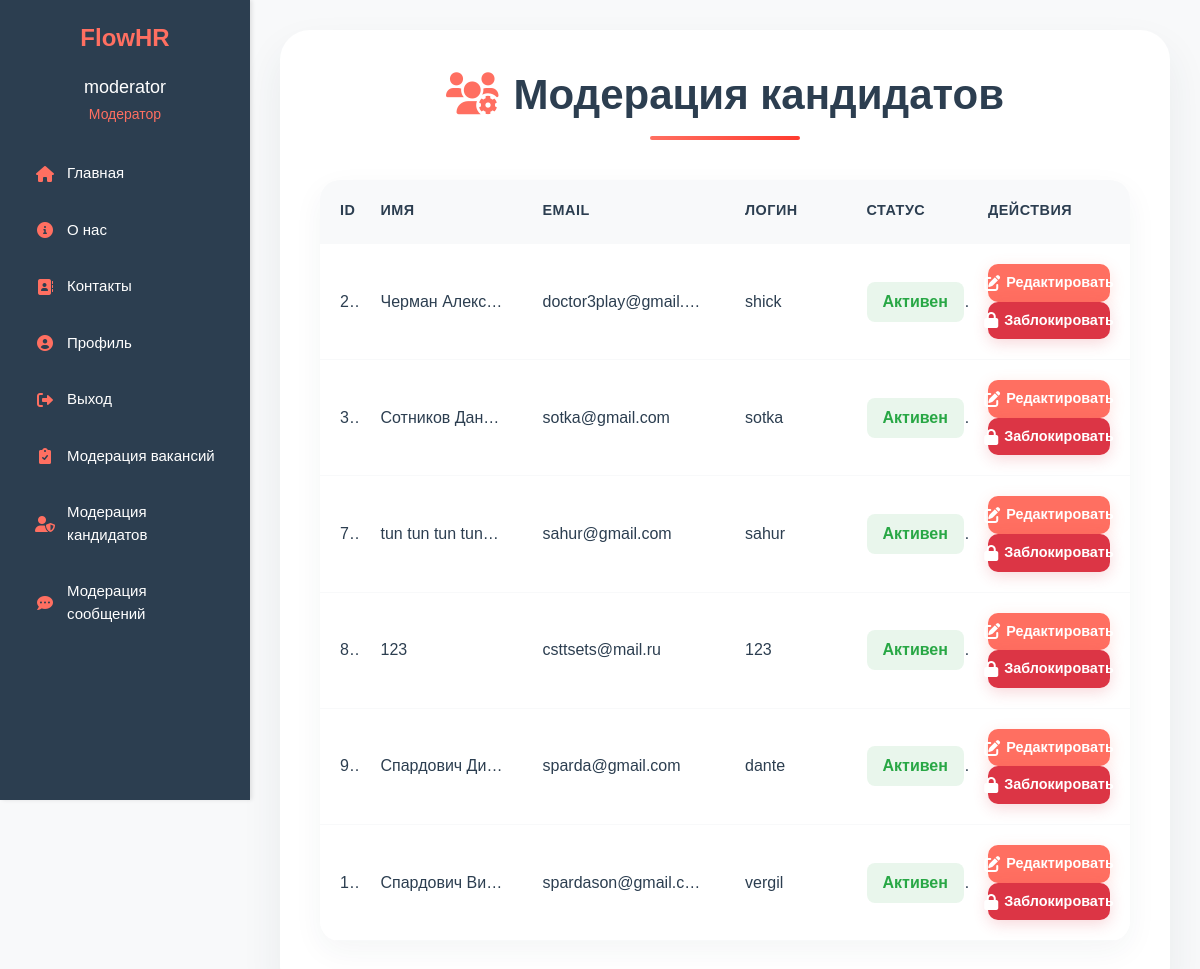
/AModerator/moderate_candidates.php (signed in), run on the app's committed database.
### tables this page shows
CREATE TABLE `users` (
  `id` int NOT NULL,
  `name` varchar(255) NOT NULL,
  `email` varchar(255) NOT NULL,
  `login` varchar(100) NOT NULL,
  `password` varchar(255) NOT NULL,
  `role` enum('HR','candidate','admin','moderator') NOT NULL,
  `created_at` timestamp NULL DEFAULT CURRENT_TIMESTAMP,
  `avatar` varchar(255) DEFAULT 'default_avatar.png',
  `is_blocked` tinyint(1) DEFAULT '0',
  `blocked_until` timestamp NULL DEFAULT NULL,
  `age` int DEFAULT NULL,
  `phone` varchar(20) DEFAULT NULL,
  `city` varchar(100) DEFAULT NULL,
  `profile_completion` int DEFAULT '0'
);

### AModerator/moderate_candidates.php (the view, shortened to what this page needs)
<?php
require '../includes/config.php';
$candidates_query = "SELECT id, name, email, login, is_blocked, blocked_until FROM users WHERE role = 'candidate'";
$candidates_result = $pdo->query($candidates_query);
$candidates = $candidates_result->fetchAll();
?>
<!DOCTYPE html>
<html lang="ru">
<head>
    <link rel="stylesheet" href="https://cdn.jsdelivr.net/npm/bootstrap@5.3.0/dist/css/bootstrap.min.css">
    <link rel="stylesheet" href="https://cdnjs.cloudflare.com/ajax/libs/font-awesome/6.0.0/css/all.min.css">
</head>
<body>
    <?php include '../includes/header.php'; ?>
    <div class="container">
        <h1><i class="fas fa-users-cog"></i>Модерация кандидатов</h1>
        <table class="table">
            <thead>
                <tr>
                    <th>ID</th>
                    <th>Имя</th>
                    <th>Email</th>
                    <th>Логин</th>
                    <th>Статус</th>
                    <th>Действия</th>
                </tr>
            </thead>
            <tbody>
                <?php foreach ($candidates as $candidate): ?>
                    <tr>
                        <td><?= htmlspecialchars($candidate['id']) ?></td>
                        <td><?= htmlspecialchars($candidate['name']) ?></td>
                        <td><?= htmlspecialchars($candidate['email']) ?></td>
                        <td><?= htmlspecialchars($candidate['login']) ?></td>
                        <td>
                            <?php if ($candidate['is_blocked']): ?>
                                <span class="text-danger">Заблокирован до <?= htmlspecialchars($candidate['blocked_until']) ?></span>
                            <?php else: ?>
                                <span class="text-success">Активен</span>
                            <?php endif; ?>
                        </td>
                        <td>
                            <div class="d-flex flex-wrap">
                                <button class="btn-action" data-bs-toggle="modal" data-bs-target="#editCandidateModal" data-candidate-id="<?= $candidate['id'] ?>" data-candidate-name="<?= htmlspecialchars($candidate['name']) ?>" data-candidate-email="<?= htmlspecialchars($candidate['email']) ?>">
                                    <i class="fas fa-edit"></i> Редактировать
                                </button>
                                <?php if ($candidate['is_blocked']): ?>
                                    <button class="btn-action btn-unblock" data-bs-toggle="modal" data-bs-target="#unblockCandidateModal" data-candidate-id="<?= $candidate['id'] ?>">
                                        <i class="fas fa-unlock"></i> Разблокировать
                                    </button>
                                <?php else: ?>
                                    <button class="btn-action btn-block" data-bs-toggle="modal" data-bs-target="#blockCandidateModal" data-candidate-id="<?= $candidate['id'] ?>">
                                        <i class="fas fa-lock"></i> Заблокировать
                                    </button>
                                <?php endif; ?>
                            </div>
                        </td>
                    </tr>
                <?php endforeach; ?>
            </tbody>
        </table>
    </div>
</body>
</html>

### AModerator/moderate_candidates.php (style rules this page uses)
body { font-family: 'Arial', sans-serif; background: #F8F9FA; color: #2C3E50; padding: 30px; margin-left: 250px; min-height: 100vh; }
.container { max-width: 1400px; margin: 0 auto; padding: 40px; background: #FFFFFF; border-radius: 30px; box-shadow: 0 20px 40px rgba(44, 62, 80, 0.08); animation: fadeIn 0.5s ease; }
h1 { color: #2C3E50; text-align: center; margin: 0 0 40px; font-size: 42px; font-weight: 800; position: relative; padding-bottom: 20px; animation: slideDown 0.5s ease; }
h1:after { content: ''; position: absolute; bottom: 0; left: 50%; transform: translateX(-50%); width: 150px; height: 4px; background: linear-gradient(90deg, #FF6F61, #FF3B2F); border-radius: 2px; }
h1 i { margin-right: 15px; color: #FF6F61; animation: rotateIn 0.5s ease; }
.table { background: #FFFFFF; border-radius: 20px; box-shadow: 0 10px 30px rgba(44, 62, 80, 0.05); border: none; overflow: hidden; margin-top: 20px; width: 100%; table-layout: fixed; }
.table th { background: #F8F9FA; color: #2C3E50; font-weight: 600; text-transform: uppercase; font-size: 0.9rem; letter-spacing: 0.5px; padding: 20px; border-bottom: 2px solid #F8F9FA; white-space: nowrap; }
.table th:nth-child(1) { width: 5%; }
.table th:nth-child(2) { width: 20%; }
.table th:nth-child(3) { width: 25%; }
.table th:nth-child(4) { width: 15%; }
.table th:nth-child(5) { width: 15%; }
.table th:nth-child(6) { width: 20%; }
.table td { padding: 20px; vertical-align: middle; border-bottom: 1px solid #F8F9FA; transition: all 0.3s ease; color: #2C3E50; overflow: hidden; text-overflow: ellipsis; white-space: nowrap; }
.table td:last-child { white-space: normal; }
.text-success { color: #28a745 !important; font-weight: 600; padding: 8px 16px; background: rgba(40, 167, 69, 0.1); border-radius: 8px; display: inline-block; }
.btn-action { background: #FF6F61; color: #FFFFFF; padding: 8px 16px; border-radius: 10px; font-size: 0.9rem; font-weight: 600; border: none; transition: all 0.3s ease; display: inline-flex; align-items: center; gap: 6px; box-shadow: 0 4px 15px rgba(255, 111, 97, 0.2); width: 100%; justify-content: center; }
.btn-action i { font-size: 1rem; transition: transform 0.3s ease; }
.btn-block { background: #dc3545; box-shadow: 0 4px 15px rgba(220, 53, 69, 0.2); }

### includes/header.php (style rules this page uses)
body { margin-left: 250px !important; transition: margin-left 0.3s ease !important; min-height: 100vh !important; overflow-x: hidden !important; }
.fa-home, .fa-info-circle, .fa-map-marker-alt, .fa-sign-in-alt, .fa-user, .fa-sign-out-alt, .fa-comments, .fa-file-alt, .fa-briefcase, .fa-plus-circle, .fa-users, .fa-chart-line, .fa-clipboard-list, .fa-user-check, .fa-users-cog, .fa-tools, .fa-clipboard-check { color: #FF6F61 !important; transition: all 0.3s ease !important; }

### data on the page
users: name "Черман Алекс…", email "doctor3play@gmail.…", login "shick", is_blocked "Актив…"
users: name "Сотников Дан…", email "sotka@gmail.com", login "sotka", is_blocked "Актив…"
users: name "tun tun tun tun…", email "sahur@gmail.com", login "sahur", is_blocked "Актив…"
users: name "123", email "csttsets@mail.ru", login "123", is_blocked "Актив…"
users: name "Спардович Ди…", email "sparda@gmail.com", login "dante", is_blocked "Актив…"
users: name "Спардович Ви…", email "spardason@gmail.com", login "vergil", is_blocked "Актив…"

### other printed values
$user_name "moderator"
$roleText "Модератор"
